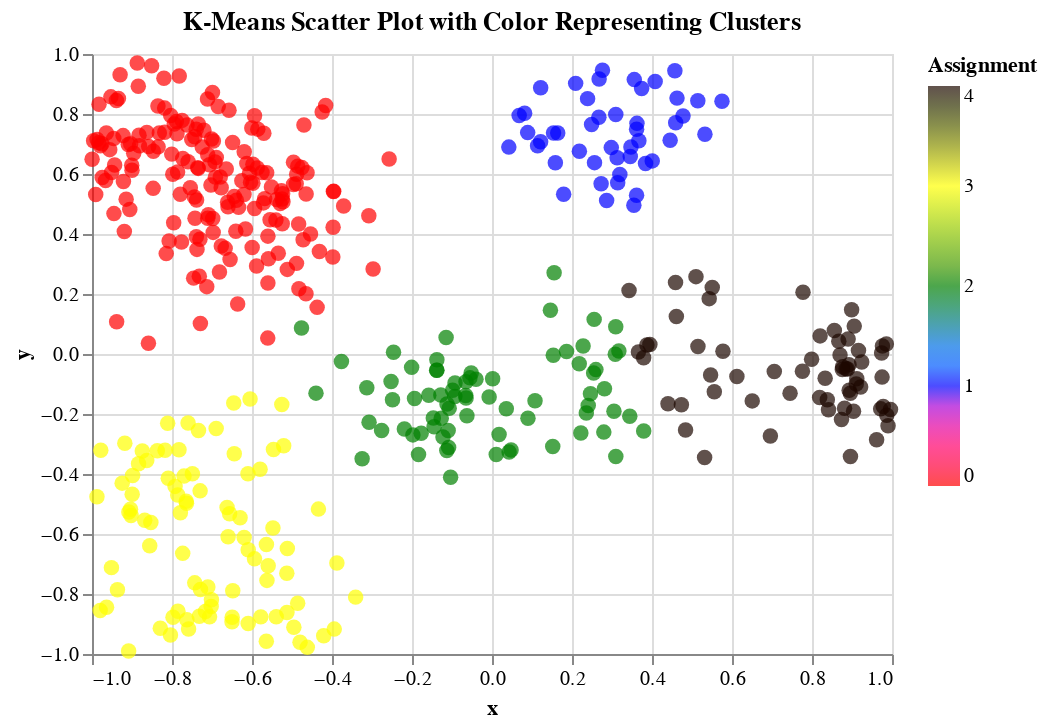

The notebook cell saved with this chart:
### Markdown cell above
## Plot the results

### Code cell
dom = [0,1,2,3,4]
rng = ["red", "blue", "green", "yellow", "black"]
df_kmeans["Assignment"] = s_cluster_assignment
alt.Chart(df_kmeans, title="K-Means Scatter Plot with Color Representing Clusters").mark_circle(size=60).encode(
    x = alt.X("x"),
    y = alt.Y("y"),
    color = alt.Color("Assignment", scale=alt.
                    Scale(domain=dom, range=rng))
)

### Figure 1 — Vega-Lite specification as saved in the notebook (floating-point values rounded to 4 significant figures; data arrays with more than 128 entries replaced by an {"elided": "..."} marker saying what was removed)
{"config": {"view": {"continuousWidth": 400, "continuousHeight": 300}}, "data": {"name": "data-99cc2b7697a88bf6bad92f4a1b1f808d"}, "mark": {"type": "circle", "size": 60}, "encoding": {"color": {"type": "quantitative", "field": "Assignment", "scale": {"domain": [0, 1, 2, 3, 4], "range": ["red", "blue", "green", "yellow", "black"]}}, "x": {"type": "quantitative", "field": "x"}, "y": {"type": "quantitative", "field": "y"}}, "title": "K-Means Scatter Plot with Color Representing Clusters", "$schema": "https://vega.github.io/schema/vega-lite/v4.8.1.json", "datasets": {"data-99cc2b7697a88bf6bad92f4a1b1f808d": {"elided": "450 records"}}}
